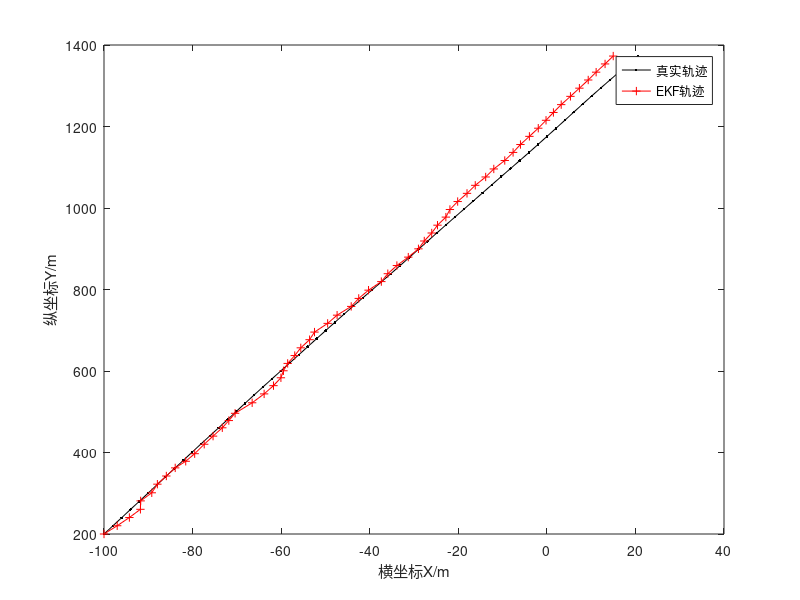
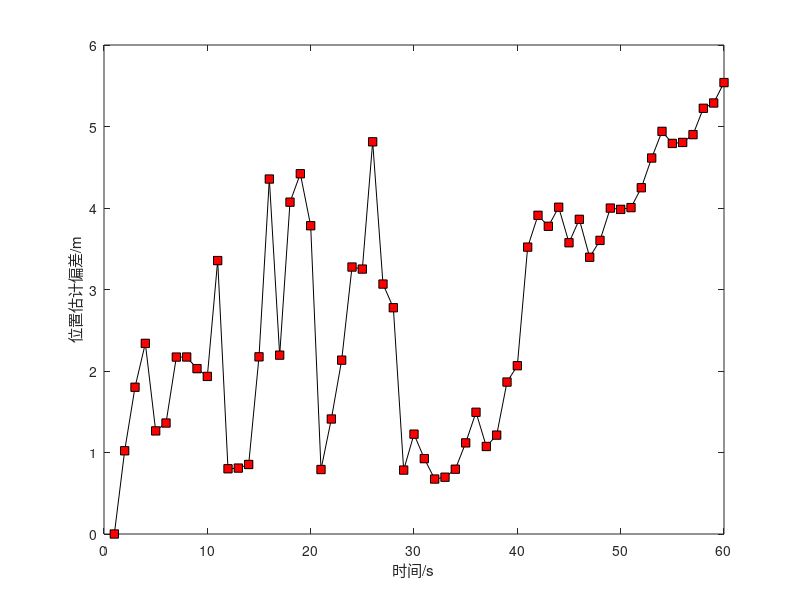

These figures' MATLAB source, in order:
%%%%%%%%%%%%%%%%%%%%%%%%%%%%%%%%%%%%%%%%%%%%% 
% 功能说明：扩展Kalman滤波在目标跟踪中的应用 
%%%%%%%%%%%%%%%%%%%%%%%%%%%%%%%%%%%%%%%%%%%%% 
function code_EKF_For_TargetTracking 
%%%%%%%%%%%%%%%%%%%%%%%%%%%%%%%%%%%%%%%%%%%%% 
clc;clear; 
T=1;%雷达扫描周期, 
N=60/T; %总的采样次数 
X=zeros(4,N); % 目标真实位置、速度 
X(:,1)=[-100,2,200,20];% 目标初始位置、速度 
Z=zeros(1,N); % 传感器对位置的观测 
delta_w=1e-3;%如果增大这个参数，目标真实轨迹就是曲线了 
Q=delta_w*diag([0.5,1]) ; % 过程噪声方差 
G=[T^2/2,0;T,0;0,T^2/2;0,T]; % 过程噪声驱动矩阵 
R=5;  %观测噪声方差 
F=[1,T,0,0;0,1,0,0;0,0,1,T;0,0,0,1];  % 状态转移矩阵 
x0=200;  % 观测站的位置，可以设为其他值 
y0=300;  
Xstation=[x0,y0]; 
for t=2:N 
    X(:,t)=F*X(:,t-1)+G*sqrtm(Q)*randn(2,1);    %目标真实轨迹 
end 
for t=1:N
    Z(t)=Dist(X(:,t),Xstation)+sqrtm(R)*randn;  %对目标观测 
end 
% EKF滤波 
Xekf=zeros(4,N); 
Xekf(:,1)=X(:,1); % Kalman滤波状态初始化 
P0=eye(4); % 协方差阵初始化 
for i=2:N 
    Xn=F*Xekf(:,i-1); %预测 
    P1=F*P0*F'+G*Q*G';%预测误差协方差 
    dd=Dist(Xn,Xstation); % 观测预测 
    % 求雅可比矩阵H 
    H=[(Xn(1,1)-x0)/dd,0,(Xn(3,1)-y0)/dd,0]; % 即为所求一阶近似 
    K=P1*H'*inv(H*P1*H'+R);%增益 
    Xekf(:,i)=Xn+K*(Z(:,i)-dd);%状态更新 
    P0=(eye(4)-K*H)*P1;%滤波误差协方差更新 
end 
% 误差分析 
for i=1:N 
    Err_KalmanFilter(i)=Dist(X(:,i),Xekf(:,i)); % 滤波后的误差 
end 
%%%%%%%%%%%%%%%%%%%%%%%%%%%%%%%%%%%%%%%%%%%%% 
% 画图 
figure 
hold on;box on; 
plot(X(1,:),X(3,:),'-k.'); % 真实轨迹 
plot(Xekf(1,:),Xekf(3,:),'-r+'); % 扩展Kalman滤波轨迹 
legend('真实轨迹','EKF轨迹'); 
xlabel('横坐标X/m'); 
ylabel('纵坐标Y/m'); 
figure 
hold on; box on; 
plot(Err_KalmanFilter,'-ks','MarkerFace','r') 
xlabel('时间/s'); 
ylabel('位置估计偏差/m'); 
%%%%%%%%%%%%%%%%%%%%%%%%%%%%%%%%%%%%%%%%%%%%% 
% 子函数：求两点间的距离 
function d=Dist(X1,X2); 
if length(X2)<=2 
    d=sqrt( (X1(1)-X2(1))^2 + (X1(3)-X2(2))^2 ); 
else 
    d=sqrt( (X1(1)-X2(1))^2 + (X1(3)-X2(3))^2 ); 
end 
%%%%%%%%%%%%%%%%%%%%%%%%%%%%%%%%%%%%%%%%%%%%%